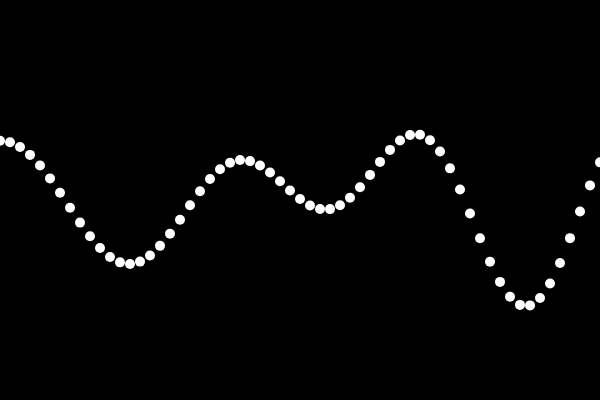
Frame 1 (no input)
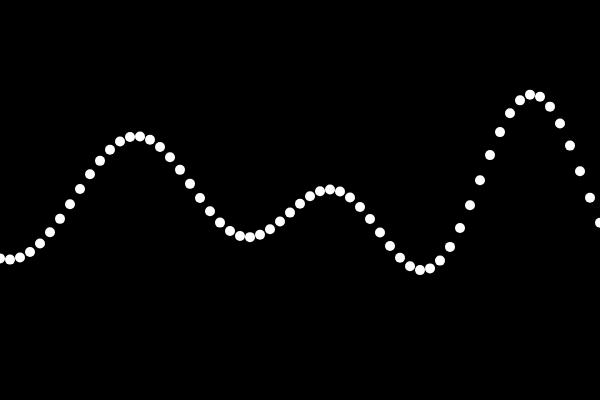
Frame 60 (no input)
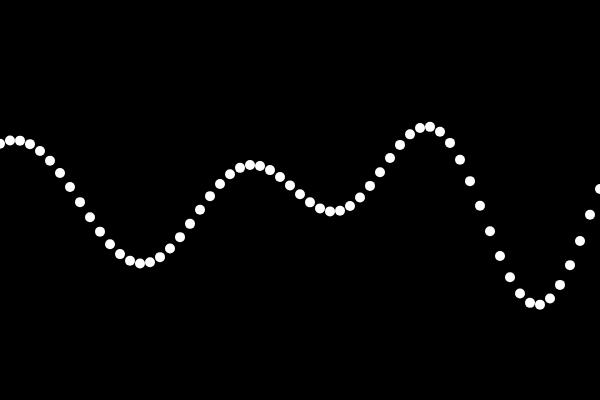
Frame 120 (the mouse pressed at the canvas centre since frame 60)

The p5.js sketch that drew these frames (run headless with seeded random() and noise() and a simulated clock; from frame 60 on, the mouse is pressed at the canvas centre):

// p5.js sketch
// ── sketch.js
/*
 * Showing multiple
 */

let waves = [];

function setup() {
  createCanvas(600, 400);

  for (let i = 0; i < 5; i++) {
    waves[i] = new Wave(random(20, 80), random(100, 600), random(TWO_PI));
  }
}

function draw() {
  background(0);

  for (let x = 0; x < innerWidth; x += 10) {
    let y = 0;
    for (let wave of waves) {
      y += wave.evaluate(x);
    }
    noStroke();
    ellipse(x, y + height / 2, 10);
  }

  for (let wave of waves) {
    wave.update();
  }
}

// ── wave.js
class Wave {
  constructor(amp, period, phase) {
    this.amplitude = amp;
    this.period = period;
    this.phase = phase;
  }

  evaluate(x) {
    return sin(this.phase + (TWO_PI * x) / this.period) * this.amplitude;
  }

  update() {
    this.phase += 0.05;
  }
}
